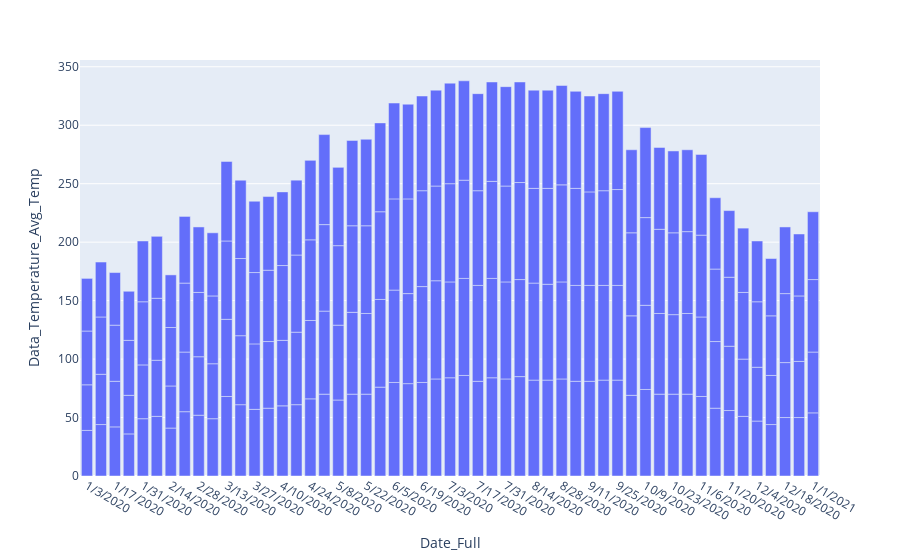

This figure's notebook cell:
### Code cell
df_c=df_w[df_w["Station_State"]=="Alabama"]
fig = px.bar(df_c, x='Date_Full', y='Data_Temperature_Avg_Temp')
fig.show()

### Figure 1 — Plotly figure (JSON) as saved in the notebook; plotly's stock layout.template omitted (floating-point values rounded to 4 significant figures; data arrays with more than 128 entries replaced by an {"elided": "..."} marker saying what was removed)
{"data": [{"alignmentgroup": "True", "hovertemplate": "Date_Full=%{x}<br>Data_Temperature_Avg_Temp=%{y}<extra></extra>", "legendgroup": "", "marker": {"color": "#636efa"}, "name": "", "offsetgroup": "", "orientation": "v", "showlegend": false, "textposition": "auto", "type": "bar", "x": {"elided": "212 str values"}, "xaxis": "x", "y": {"elided": "212 int values"}, "yaxis": "y"}], "layout": {"barmode": "relative", "legend": {"tracegroupgap": 0}, "margin": {"t": 60}, "xaxis": {"anchor": "y", "domain": [0, 1], "title": {"text": "Date_Full"}}, "yaxis": {"anchor": "x", "domain": [0, 1], "title": {"text": "Data_Temperature_Avg_Temp"}}}}
